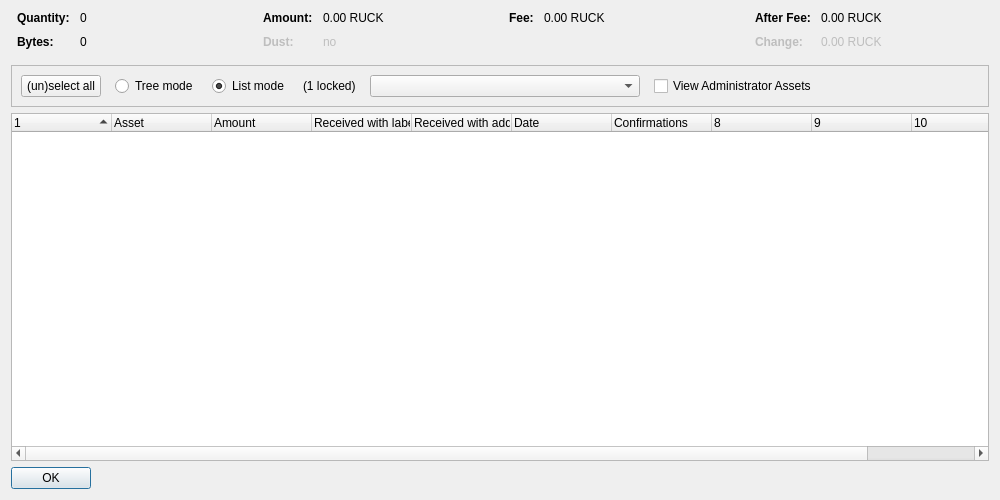
<?xml version="1.0" encoding="UTF-8"?>
<ui version="4.0">
 <class>AssetControlDialog</class>
 <widget class="QDialog" name="AssetControlDialog">
  <property name="geometry">
   <rect>
    <x>0</x>
    <y>0</y>
    <width>1000</width>
    <height>500</height>
   </rect>
  </property>
  <property name="windowTitle">
   <string>Asset Selection</string>
  </property>
  <layout class="QVBoxLayout" name="verticalLayout">
   <item>
    <layout class="QHBoxLayout" name="horizontalLayoutTop" stretch="0,0,0,0">
     <property name="topMargin">
      <number>0</number>
     </property>
     <property name="bottomMargin">
      <number>10</number>
     </property>
     <item>
      <layout class="QFormLayout" name="formLayoutAssetControl1">
       <property name="horizontalSpacing">
        <number>10</number>
       </property>
       <property name="verticalSpacing">
        <number>10</number>
       </property>
       <property name="leftMargin">
        <number>6</number>
       </property>
       <property name="rightMargin">
        <number>6</number>
       </property>
       <item row="0" column="0">
        <widget class="QLabel" name="labelAssetControlQuantityText">
         <property name="font">
          <font>
           <weight>75</weight>
           <bold>true</bold>
          </font>
         </property>
         <property name="text">
          <string>Quantity:</string>
         </property>
        </widget>
       </item>
       <item row="0" column="1">
        <widget class="QLabel" name="labelAssetControlQuantity">
         <property name="cursor">
          <cursorShape>IBeamCursor</cursorShape>
         </property>
         <property name="contextMenuPolicy">
          <enum>Qt::ActionsContextMenu</enum>
         </property>
         <property name="text">
          <string notr="true">0</string>
         </property>
         <property name="textInteractionFlags">
          <set>Qt::LinksAccessibleByMouse|Qt::TextSelectableByKeyboard|Qt::TextSelectableByMouse</set>
         </property>
        </widget>
       </item>
       <item row="1" column="0">
        <widget class="QLabel" name="labelAssetControlBytesText">
         <property name="font">
          <font>
           <weight>75</weight>
           <bold>true</bold>
          </font>
         </property>
         <property name="text">
          <string>Bytes:</string>
         </property>
        </widget>
       </item>
       <item row="1" column="1">
        <widget class="QLabel" name="labelAssetControlBytes">
         <property name="cursor">
          <cursorShape>IBeamCursor</cursorShape>
         </property>
         <property name="contextMenuPolicy">
          <enum>Qt::ActionsContextMenu</enum>
         </property>
         <property name="text">
          <string notr="true">0</string>
         </property>
         <property name="textInteractionFlags">
          <set>Qt::LinksAccessibleByMouse|Qt::TextSelectableByKeyboard|Qt::TextSelectableByMouse</set>
         </property>
        </widget>
       </item>
      </layout>
     </item>
     <item>
      <layout class="QFormLayout" name="formLayoutAssetControl2">
       <property name="horizontalSpacing">
        <number>10</number>
       </property>
       <property name="verticalSpacing">
        <number>10</number>
       </property>
       <property name="leftMargin">
        <number>6</number>
       </property>
       <property name="rightMargin">
        <number>6</number>
       </property>
       <item row="0" column="0">
        <widget class="QLabel" name="labelAssetControlAmountText">
         <property name="font">
          <font>
           <weight>75</weight>
           <bold>true</bold>
          </font>
         </property>
         <property name="text">
          <string>Amount:</string>
         </property>
        </widget>
       </item>
       <item row="0" column="1">
        <widget class="QLabel" name="labelAssetControlAmount">
         <property name="cursor">
          <cursorShape>IBeamCursor</cursorShape>
         </property>
         <property name="contextMenuPolicy">
          <enum>Qt::ActionsContextMenu</enum>
         </property>
         <property name="text">
          <string notr="true">0.00 RUCK</string>
         </property>
         <property name="textInteractionFlags">
          <set>Qt::LinksAccessibleByMouse|Qt::TextSelectableByKeyboard|Qt::TextSelectableByMouse</set>
         </property>
        </widget>
       </item>
       <item row="1" column="0">
        <widget class="QLabel" name="labelAssetControlLowOutputText">
         <property name="enabled">
          <bool>false</bool>
         </property>
         <property name="font">
          <font>
           <weight>75</weight>
           <bold>true</bold>
          </font>
         </property>
         <property name="text">
          <string>Dust:</string>
         </property>
        </widget>
       </item>
       <item row="1" column="1">
        <widget class="QLabel" name="labelAssetControlLowOutput">
         <property name="enabled">
          <bool>false</bool>
         </property>
         <property name="cursor">
          <cursorShape>IBeamCursor</cursorShape>
         </property>
         <property name="contextMenuPolicy">
          <enum>Qt::ActionsContextMenu</enum>
         </property>
         <property name="text">
          <string notr="true">no</string>
         </property>
         <property name="textInteractionFlags">
          <set>Qt::LinksAccessibleByMouse|Qt::TextSelectableByKeyboard|Qt::TextSelectableByMouse</set>
         </property>
        </widget>
       </item>
      </layout>
     </item>
     <item>
      <layout class="QFormLayout" name="formLayoutAssetControl3">
       <property name="horizontalSpacing">
        <number>10</number>
       </property>
       <property name="verticalSpacing">
        <number>10</number>
       </property>
       <property name="leftMargin">
        <number>6</number>
       </property>
       <property name="rightMargin">
        <number>6</number>
       </property>
       <item row="0" column="0">
        <widget class="QLabel" name="labelAssetControlFeeText">
         <property name="font">
          <font>
           <weight>75</weight>
           <bold>true</bold>
          </font>
         </property>
         <property name="text">
          <string>Fee:</string>
         </property>
        </widget>
       </item>
       <item row="0" column="1">
        <widget class="QLabel" name="labelAssetControlFee">
         <property name="cursor">
          <cursorShape>IBeamCursor</cursorShape>
         </property>
         <property name="contextMenuPolicy">
          <enum>Qt::ActionsContextMenu</enum>
         </property>
         <property name="text">
          <string notr="true">0.00 RUCK</string>
         </property>
         <property name="textInteractionFlags">
          <set>Qt::LinksAccessibleByMouse|Qt::TextSelectableByKeyboard|Qt::TextSelectableByMouse</set>
         </property>
        </widget>
       </item>
      </layout>
     </item>
     <item>
      <layout class="QFormLayout" name="formLayoutAssetControl4">
       <property name="horizontalSpacing">
        <number>10</number>
       </property>
       <property name="verticalSpacing">
        <number>10</number>
       </property>
       <property name="leftMargin">
        <number>6</number>
       </property>
       <property name="rightMargin">
        <number>6</number>
       </property>
       <item row="0" column="0">
        <widget class="QLabel" name="labelAssetControlAfterFeeText">
         <property name="font">
          <font>
           <weight>75</weight>
           <bold>true</bold>
          </font>
         </property>
         <property name="text">
          <string>After Fee:</string>
         </property>
        </widget>
       </item>
       <item row="0" column="1">
        <widget class="QLabel" name="labelAssetControlAfterFee">
         <property name="cursor">
          <cursorShape>IBeamCursor</cursorShape>
         </property>
         <property name="contextMenuPolicy">
          <enum>Qt::ActionsContextMenu</enum>
         </property>
         <property name="text">
          <string notr="true">0.00 RUCK</string>
         </property>
         <property name="textInteractionFlags">
          <set>Qt::LinksAccessibleByMouse|Qt::TextSelectableByKeyboard|Qt::TextSelectableByMouse</set>
         </property>
        </widget>
       </item>
       <item row="1" column="0">
        <widget class="QLabel" name="labelAssetControlChangeText">
         <property name="enabled">
          <bool>false</bool>
         </property>
         <property name="font">
          <font>
           <weight>75</weight>
           <bold>true</bold>
          </font>
         </property>
         <property name="text">
          <string>Change:</string>
         </property>
        </widget>
       </item>
       <item row="1" column="1">
        <widget class="QLabel" name="labelAssetControlChange">
         <property name="enabled">
          <bool>false</bool>
         </property>
         <property name="cursor">
          <cursorShape>IBeamCursor</cursorShape>
         </property>
         <property name="contextMenuPolicy">
          <enum>Qt::ActionsContextMenu</enum>
         </property>
         <property name="text">
          <string notr="true">0.00 RUCK</string>
         </property>
         <property name="textInteractionFlags">
          <set>Qt::LinksAccessibleByMouse|Qt::TextSelectableByKeyboard|Qt::TextSelectableByMouse</set>
         </property>
        </widget>
       </item>
      </layout>
     </item>
    </layout>
   </item>
   <item>
    <widget class="QFrame" name="frame">
     <property name="minimumSize">
      <size>
       <width>0</width>
       <height>40</height>
      </size>
     </property>
     <property name="frameShape">
      <enum>QFrame::StyledPanel</enum>
     </property>
     <property name="frameShadow">
      <enum>QFrame::Sunken</enum>
     </property>
     <layout class="QHBoxLayout" name="horizontalLayout">
      <item>
       <layout class="QHBoxLayout" name="horizontalLayoutPanel" stretch="0,0,0,0,0,0,0">
        <property name="spacing">
         <number>14</number>
        </property>
        <item>
         <widget class="QPushButton" name="pushButtonSelectAll">
          <property name="sizePolicy">
           <sizepolicy hsizetype="Maximum" vsizetype="Fixed">
            <horstretch>0</horstretch>
            <verstretch>0</verstretch>
           </sizepolicy>
          </property>
          <property name="text">
           <string>(un)select all</string>
          </property>
          <property name="autoDefault">
           <bool>false</bool>
          </property>
         </widget>
        </item>
        <item>
         <widget class="QRadioButton" name="radioTreeMode">
          <property name="sizePolicy">
           <sizepolicy hsizetype="Maximum" vsizetype="Fixed">
            <horstretch>0</horstretch>
            <verstretch>0</verstretch>
           </sizepolicy>
          </property>
          <property name="text">
           <string>Tree mode</string>
          </property>
         </widget>
        </item>
        <item>
         <widget class="QRadioButton" name="radioListMode">
          <property name="sizePolicy">
           <sizepolicy hsizetype="Maximum" vsizetype="Fixed">
            <horstretch>0</horstretch>
            <verstretch>0</verstretch>
           </sizepolicy>
          </property>
          <property name="text">
           <string>List mode</string>
          </property>
          <property name="checked">
           <bool>true</bool>
          </property>
         </widget>
        </item>
        <item>
         <widget class="QLabel" name="labelLocked">
          <property name="text">
           <string notr="true">(1 locked)</string>
          </property>
         </widget>
        </item>
        <item>
         <widget class="QComboBox" name="assetList">
          <property name="minimumContentsLength">
           <number>30</number>
          </property>
         </widget>
        </item>
        <item>
         <widget class="QCheckBox" name="viewAdministrator">
          <property name="toolTip">
           <string>View assets that you have the ownership asset for</string>
          </property>
          <property name="text">
           <string>View Administrator Assets</string>
          </property>
         </widget>
        </item>
        <item>
         <spacer name="horizontalSpacer">
          <property name="orientation">
           <enum>Qt::Horizontal</enum>
          </property>
          <property name="sizeHint" stdset="0">
           <size>
            <width>40</width>
            <height>20</height>
           </size>
          </property>
         </spacer>
        </item>
       </layout>
      </item>
     </layout>
    </widget>
   </item>
   <item>
    <widget class="AssetControlTreeWidget" name="treeWidget">
     <property name="contextMenuPolicy">
      <enum>Qt::CustomContextMenu</enum>
     </property>
     <property name="sortingEnabled">
      <bool>false</bool>
     </property>
     <property name="columnCount">
      <number>11</number>
     </property>
     <attribute name="headerShowSortIndicator" stdset="0">
      <bool>true</bool>
     </attribute>
     <attribute name="headerStretchLastSection">
      <bool>false</bool>
     </attribute>
     <column>
      <property name="text">
       <string/>
      </property>
     </column>
     <column>
      <property name="text">
       <string>Asset</string>
      </property>
     </column>
     <column>
      <property name="text">
       <string>Amount</string>
      </property>
     </column>
     <column>
      <property name="text">
       <string>Received with label</string>
      </property>
     </column>
     <column>
      <property name="text">
       <string>Received with address</string>
      </property>
     </column>
     <column>
      <property name="text">
       <string>Date</string>
      </property>
     </column>
     <column>
      <property name="text">
       <string>Confirmations</string>
      </property>
      <property name="toolTip">
       <string>Confirmed</string>
      </property>
     </column>
     <column>
      <property name="text">
       <string/>
      </property>
     </column>
     <column>
      <property name="text">
       <string/>
      </property>
     </column>
     <column>
      <property name="text">
       <string/>
      </property>
     </column>
     <column>
      <property name="text">
       <string/>
      </property>
     </column>
    </widget>
   </item>
   <item>
    <widget class="QDialogButtonBox" name="buttonBox">
     <property name="sizePolicy">
      <sizepolicy hsizetype="Maximum" vsizetype="Fixed">
       <horstretch>0</horstretch>
       <verstretch>0</verstretch>
      </sizepolicy>
     </property>
     <property name="orientation">
      <enum>Qt::Horizontal</enum>
     </property>
     <property name="standardButtons">
      <set>QDialogButtonBox::Ok</set>
     </property>
    </widget>
   </item>
  </layout>
 </widget>
 <customwidgets>
  <customwidget>
   <class>AssetControlTreeWidget</class>
   <extends>QTreeWidget</extends>
   <header location="global">assetcontroltreewidget.h</header>
  </customwidget>
 </customwidgets>
 <resources/>
 <connections/>
</ui>
